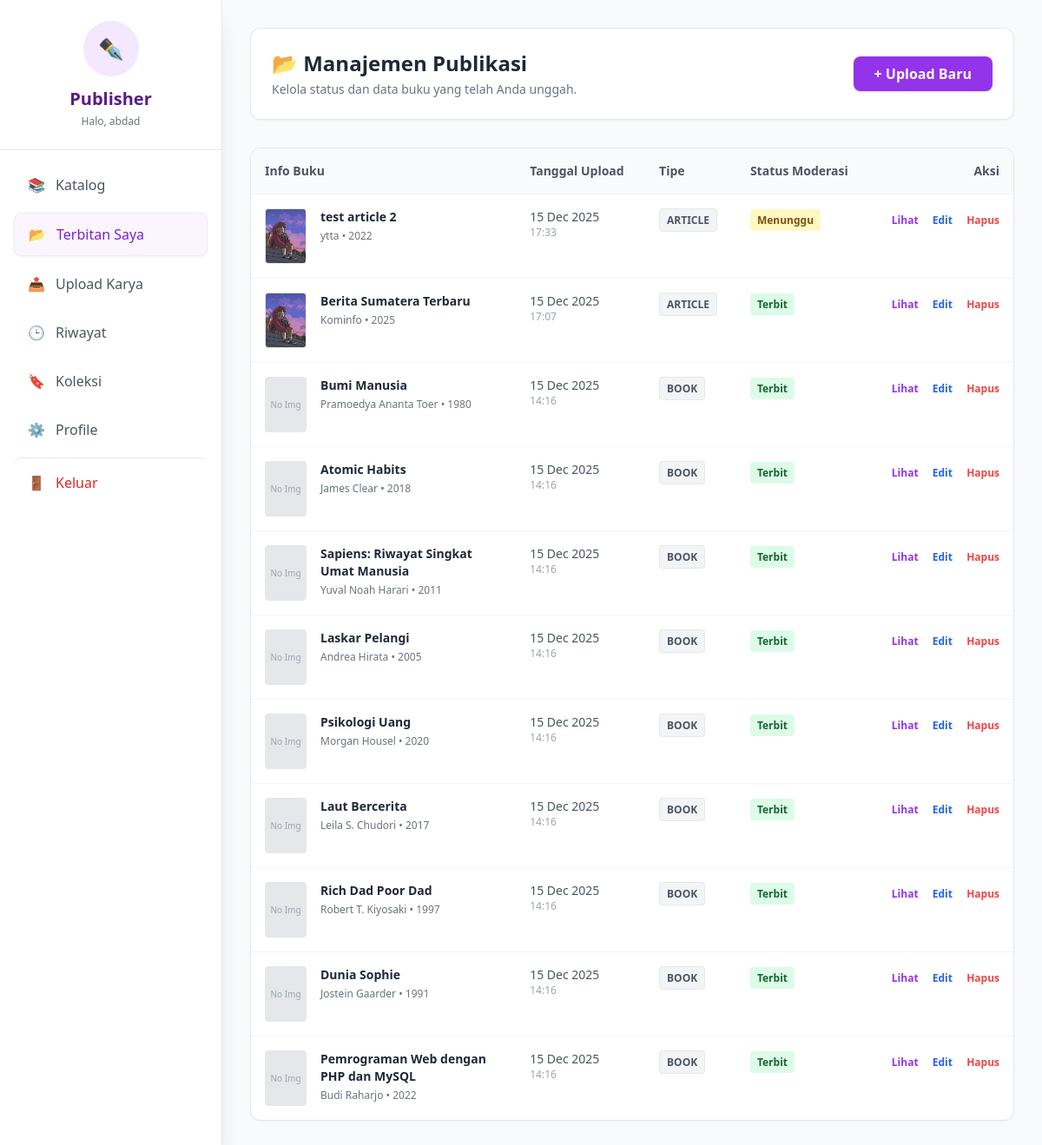
The page /Frontend/my_publications.php (signed in) on the database its author committed.
### tables this page shows
CREATE TABLE `books` (
  `id` int(11) NOT NULL,
  `title` varchar(255) NOT NULL,
  `author` varchar(255) NOT NULL,
  `description` text DEFAULT NULL,
  `cover` varchar(255) DEFAULT NULL,
  `file_path` varchar(255) DEFAULT NULL,
  `link` text DEFAULT NULL,
  `year` int(11) DEFAULT NULL,
  `type` enum('BOOK','JOURNAL','ARTICLE') DEFAULT 'BOOK',
  `status` enum('APPROVED','PENDING','REJECTED') DEFAULT 'APPROVED',
  `uploaded_by` int(11) DEFAULT NULL,
  `created_at` timestamp NOT NULL DEFAULT current_timestamp()
);

### Frontend/my_publications.php (the view, shortened to what this page needs)
<?php
require_once dirname(__DIR__) . '/Backend/config.php';
$user_id = $_SESSION['user_id'];
$sql = "SELECT * FROM books WHERE uploaded_by=$user_id ORDER BY created_at DESC";
$my_books = mysqli_query($conn, $sql);
?>
<!DOCTYPE html>
<html lang="id">
<head>
    <script src="https://cdn.tailwindcss.com"></script>
</head>
<body class="bg-gray-50 font-sans text-gray-800">
    <div class="flex min-h-screen">
        <aside id="sidebar" class="w-64 bg-white shadow-xl fixed inset-y-0 left-0 z-40 border-r transform -translate-x-full lg:translate-x-0 transition-transform duration-300">
            <div class="p-6 border-b flex flex-col items-center relative">
                <div class="w-16 h-16 bg-purple-100 rounded-full flex items-center justify-center text-2xl mb-3">✒️</div>
                <h1 class="text-xl font-bold text-purple-900">Publisher</h1>
                <p class="text-xs text-gray-500 mt-1">Halo, <?= htmlspecialchars($_SESSION['name'] ?? 'User') ?></p>
            </div>
            <nav class="p-4 space-y-2">
                <a href="dashboard-publisher.php" class="flex items-center gap-3 px-4 py-3 text-gray-600 hover:bg-purple-50 hover:text-purple-700 rounded-lg font-medium transition duration-200"><span>📚</span> Katalog</a>
                <a href="my_publications.php" class="flex items-center gap-3 px-4 py-3 bg-purple-50 text-purple-700 rounded-lg font-medium border border-purple-100 shadow-sm"><span>📂</span> Terbitan Saya</a>
                <a href="upload.php" class="flex items-center gap-3 px-4 py-3 text-gray-600 hover:bg-purple-50 hover:text-purple-700 rounded-lg font-medium transition duration-200"><span>📤</span> Upload Karya</a>
                <a href="history.php" class="flex items-center gap-3 px-4 py-3 text-gray-600 hover:bg-purple-50 hover:text-purple-700 rounded-lg font-medium transition duration-200"><span>🕒</span> Riwayat</a>
                <a href="saved_books.php" class="flex items-center gap-3 px-4 py-3 text-gray-600 hover:bg-purple-50 hover:text-purple-700 rounded-lg font-medium transition duration-200"><span>🔖</span> Koleksi</a>
                <a href="profile.php" class="flex items-center gap-3 px-4 py-3 text-gray-600 hover:bg-purple-50 hover:text-purple-700 rounded-lg font-medium transition duration-200"><span>⚙️</span> Profile</a>
                <a href="logout.php" class="flex items-center gap-3 px-4 py-3 text-red-600 hover:bg-red-50 rounded-lg mt-auto pt-4 border-t"><span>🚪</span> Keluar</a>
            </nav>
        </aside>
        <main class="flex-1 lg:ml-64 p-8 transition-all duration-300">
            <div class="max-w-6xl mx-auto">
                <div class="bg-white p-6 rounded-xl shadow-sm border mb-8 flex justify-between items-center">
                    <div>
                        <h2 class="text-2xl font-bold text-gray-800 mb-1">📂 Manajemen Publikasi</h2>
                        <p class="text-gray-500 text-sm">Kelola status dan data buku yang telah Anda unggah.</p>
                    </div>
                    <a href="upload.php" class="bg-purple-600 text-white px-6 py-2 rounded-lg font-bold hover:bg-purple-700 transition shadow">
                        + Upload Baru
                    </a>
                </div>
                <?php if (mysqli_num_rows($my_books) > 0): ?>
                    <div class="bg-white rounded-xl shadow-sm border overflow-hidden">
                        <div class="overflow-x-auto">
                            <table class="w-full text-left">
                                <thead class="bg-gray-50 border-b border-gray-100">
                                    <tr>
                                        <th class="p-4 font-bold text-gray-600 text-sm">Info Buku</th>
                                        <th class="p-4 font-bold text-gray-600 text-sm">Tanggal Upload</th>
                                        <th class="p-4 font-bold text-gray-600 text-sm">Tipe</th>
                                        <th class="p-4 font-bold text-gray-600 text-sm">Status Moderasi</th>
                                        <th class="p-4 font-bold text-gray-600 text-sm text-right">Aksi</th>
                                    </tr>
                                </thead>
                                <tbody class="divide-y divide-gray-100">
                                    <?php while ($mb = mysqli_fetch_assoc($my_books)): ?>
                                        <tr class="hover:bg-purple-50 transition">
                                            <td class="p-4 align-top">
                                                <div class="flex gap-4">
                                                    <div class="w-12 h-16 bg-gray-200 rounded overflow-hidden flex-shrink-0 border border-gray-200">
                                                        <?php
                                                        $coverPathMb = '../uploads/covers/' . ($mb['cover'] ?? '');
                                                        if (!empty($mb['cover']) && file_exists($coverPathMb)):
                                                        ?>
                                                            <img src="<?= $coverPathMb ?>" class="w-full h-full object-cover">
                                                        <?php else: ?>
                                                            <div class="flex items-center justify-center h-full text-[10px] text-gray-400">No Img</div>
                                                        <?php endif; ?>
                                                    </div>
                                                    <div>
                                                        <h4 class="font-bold text-gray-800 text-sm line-clamp-2 w-48"><?= htmlspecialchars($mb['title']) ?></h4>
                                                        <p class="text-xs text-gray-500 mt-1"><?= htmlspecialchars($mb['author']) ?> • <?= $mb['year'] ?></p>
                                                    </div>
                                                </div>
                                            </td>
                                            <td class="p-4 text-sm text-gray-600 align-top">
                                                <?= date('d M Y', strtotime($mb['created_at'])) ?>
                                                <div class="text-xs text-gray-400"><?= date('H:i', strtotime($mb['created_at'])) ?></div>
                                            </td>
                                            <td class="p-4 align-top">
                                                <span class="px-2 py-1 bg-gray-100 text-gray-600 text-xs font-bold rounded border uppercase">
                                                    <?= $mb['type'] ?>
                                                </span>
                                            </td>
                                            <td class="p-4 align-top">
                                                <?= getStatusBadge($mb['status']) ?>
                                            </td>
                                            <td class="p-4 align-top text-right space-y-2">
                                                <a href="detail.php?id=<?= $mb['id'] ?>" class="text-purple-600 font-bold text-xs hover:underline mr-3">Lihat</a>
                                                <a href="edit_book.php?id=<?= $mb['id'] ?>" class="text-blue-600 font-bold text-xs hover:underline mr-3">Edit</a>
                                                <a href="?delete=<?= $mb['id'] ?>" onclick="return confirm('Yakin ingin menghapus publikasi ini secara permanen?')" class="text-red-500 font-bold text-xs hover:underline">Hapus</a>
                                            </td>
                                        </tr>
                                    <?php endwhile; ?>
                                </tbody>
                            </table>
                        </div>
                    </div>
                <?php endif; ?>
            </div>
        </main>
    </div>
</body>
</html>

### Backend/config.php (shortened to what this page needs)
<?php
function getStatusBadge($status)
{
    switch ($status) {
        case 'APPROVED':
            return '<span class="bg-green-100 text-green-800 text-xs font-bold px-2 py-1 rounded">Terbit</span>';
        case 'PENDING':
            return '<span class="bg-yellow-100 text-yellow-800 text-xs font-bold px-2 py-1 rounded">Menunggu</span>';
    }
}

### rows shown on the page
books: cover (picture), title "test article 2", author "ytta", year "2022", created_at "15 Dec 2025", created_at "17:33", type "ARTICLE", status "Menunggu"
books: cover (picture), title "Berita Sumatera Terbaru", author "Kominfo", year "2025", created_at "15 Dec 2025", created_at "17:07", type "ARTICLE", status "Terbit"
books: shows "No Img", title "Bumi Manusia", author "Pramoedya Ananta Toer", year "1980", created_at "15 Dec 2025", created_at "14:16", type "BOOK", status "Terbit"
books: shows "No Img", title "Atomic Habits", author "James Clear", year "2018", created_at "15 Dec 2025", created_at "14:16", type "BOOK", status "Terbit"
books: shows "No Img", title "Sapiens: Riwayat Singkat Umat Manusia", author "Yuval Noah Harari", year "2011", created_at "15 Dec 2025", created_at "14:16", type "BOOK", status "Terbit"
books: shows "No Img", title "Laskar Pelangi", author "Andrea Hirata", year "2005", created_at "15 Dec 2025", created_at "14:16", type "BOOK", status "Terbit"
books: shows "No Img", title "Psikologi Uang", author "Morgan Housel", year "2020", created_at "15 Dec 2025", created_at "14:16", type "BOOK", status "Terbit"
books: shows "No Img", title "Laut Bercerita", author "Leila S. Chudori", year "2017", created_at "15 Dec 2025", created_at "14:16", type "BOOK", status "Terbit"
books: shows "No Img", title "Rich Dad Poor Dad", author "Robert T. Kiyosaki", year "1997", created_at "15 Dec 2025", created_at "14:16", type "BOOK", status "Terbit"
books: shows "No Img", title "Dunia Sophie", author "Jostein Gaarder", year "1991", created_at "15 Dec 2025", created_at "14:16", type "BOOK", status "Terbit"
books: shows "No Img", title "Pemrograman Web dengan PHP dan MySQL", author "Budi Raharjo", year "2022", created_at "15 Dec 2025", created_at "14:16", type "BOOK", status "Terbit"

### other values the page prints
$_SESSION['name'] "abdad"
